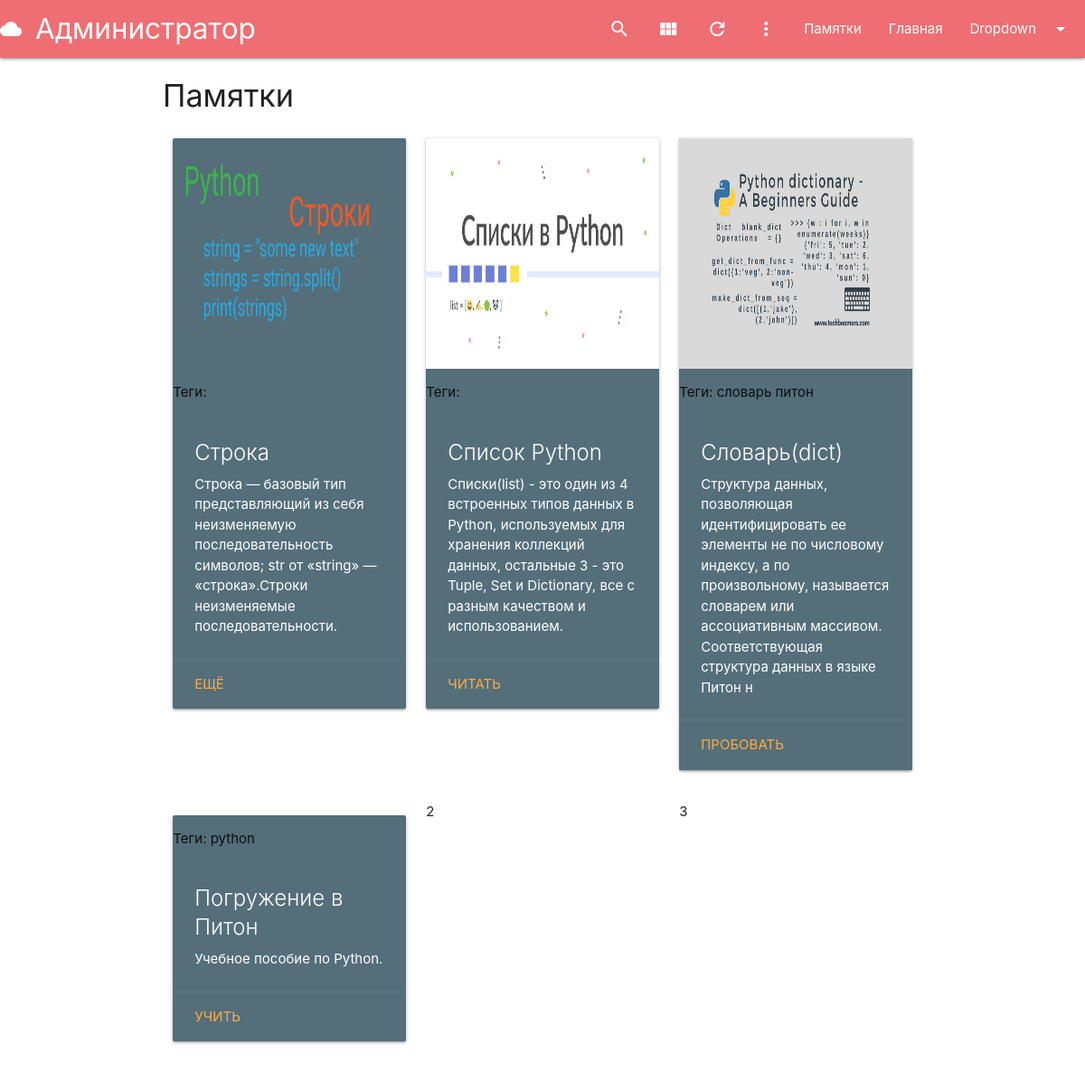
Page /uroki/spisok/ on the committed database.
### urokipy/models.py (models this page shows, shortened)
class Karta(models.Model):
    title = models.CharField('Тема', max_length=28)
    image = models.ImageField('Картинка', upload_to='urokipy/images', blank=True, null=True)
    alt = models.CharField('alt', max_length=50, blank=True, null=True)
    text = models.TextField('Текст', max_length=200)
    links = models.URLField('Ссылка', default='#')
    button_text = models.CharField('Текст кнопки', max_length=28)
    tags = TaggableManager()
    class Meta:
        verbose_name = 'Памятка'
        verbose_name_plural = 'Памятки'

### urokipy/views.py (the view)
# urls.py: path('spisok/', KartaListView.as_view(template_name='urokipy/stroki.html'), name='spisok'),
class KartaListView(ListView):
    template = 'urokipy/stroki.html'
    model = Karta
    context_object_name = 'kartochki'
    def get_context_data(self, **kwargs):
        context = super().get_context_data(**kwargs)
        context['now'] = timezone.now()
        return context

### urokipy/templates/urokipy/stroki.html (shortened to what this page needs)
{% extends 'urokipy/home.html' %}
{% block menu %}
{% include 'urokipy/menu.html' %}
{% endblock %}
{% block header %}
<div class="container">
    <h4>Памятки</h4>
</div>
{% endblock %}
{% block content %}
<div class="container mt-5">
    <div class="row ">
        {% for karta in kartochki %}
        <div class="col s4">
            <div class="row">
                <div class="col s12 ">
                    <div class="card blue-grey darken-1">
                        <div class="card-image">
                            {% if karta.image %}
                            <img src="{{ karta.image.url }}" alt="{{ karta.alt}}" width="189" height="255">
                            {% else %}
                            <img src="#" alt="">
                             {% endif %}
                            <p class="tags">Теги: {{ karta.tags.all|join:", " }}</p>
                        </div>
                        <div class="card-content white-text">
                            <span class="card-title">{{ karta.title}}</span>
                            <p>{{ karta.text }}</p>
                        </div>
                        <div class="card-action">
                            <a href="{{ karta.links }}" target="_blank">{{ karta.button_text }}</a>
                        </div>
                    </div>
                </div>
            </div>
        </div>
        {% endfor %}
        <div class="col s4">
            2
        </div>
        <div class="col s4">
            3
        </div>
    </div>
</div>
{% endblock content %}

### rows in the picture
Karta: image (picture), title "Строка", text "Строка — базовый тип представляющий из себя неизменяемую последовательность символов; str от «string» — «строка».Строки неизменяемые последовательности.", button_text "ЕЩЁ"
Karta: image (picture), title "Список Python", text "Списки(list) - это один из 4 встроенных типов данных в Python, используемых для хранения коллекций данных, остальные 3 - это Tuple, Set и Dictionary, все с разным качеством и использованием.", button_text "ЧИТАТЬ"
Karta: image (picture), tags.all "словарь питон", title "Словарь(dict)", text "Структура данных, позволяющая идентифицировать ее элементы не по числовому индексу, а по произвольному, называется словарем или ассоциативным массивом. Соответствующая структура данных в языке Питон н", button_text "ПРОБОВАТЬ"
Karta: tags.all "python", title "Погружение в Питон", text "Учебное пособие по Python.", button_text "УЧИТЬ"
